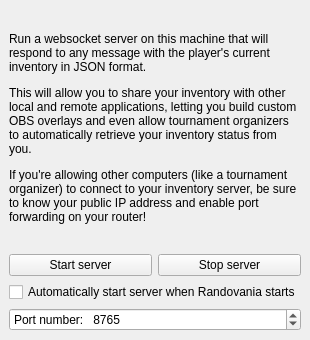
<?xml version="1.0" encoding="UTF-8"?>
<ui version="4.0">
 <class>InventoryServerWindow</class>
 <widget class="QMainWindow" name="InventoryServerWindow">
  <property name="geometry">
   <rect>
    <x>0</x>
    <y>0</y>
    <width>300</width>
    <height>340</height>
   </rect>
  </property>
  <property name="maximumSize">
   <size>
    <width>16777215</width>
    <height>16777215</height>
   </size>
  </property>
  <property name="windowTitle">
   <string>Inventory Server</string>
  </property>
  <widget class="QWidget">
   <property name="maximumSize">
    <size>
     <width>16777215</width>
     <height>16777215</height>
    </size>
   </property>
   <layout class="QGridLayout">
    <item row="0" column="0" colspan="2">
     <widget class="QLabel">
      <property name="text">
       <string>&lt;html&gt;&lt;head/&gt;&lt;body&gt;Run a websocket server on this machine that will respond to any message with the player's current inventory in JSON format.&lt;p&gt;This will allow you to share your inventory with other local and remote applications, letting you build custom OBS overlays and even allow tournament organizers to automatically retrieve your inventory status from you.&lt;p&gt;If you're allowing other computers (like a tournament organizer) to connect to your inventory server, be sure to know your public IP address and enable port forwarding on your router!&lt;/body&gt;&lt;/html&gt;</string>
      </property>
      <property name="wordWrap">
       <bool>true</bool>
      </property>
     </widget>
    </item>
    <item row="1" column="0">
     <widget class="QPushButton" name="inventory_server_start_button">
      <property name="text">
       <string>Start server</string>
      </property>
     </widget>
    </item>
    <item row="1" column="1">
     <widget class="QPushButton" name="inventory_server_stop_button">
      <property name="text">
       <string>Stop server</string>
      </property>
     </widget>
    </item>
    <item row="2" column="0" colspan="2">
     <widget class="QCheckBox" name="inventory_server_autostart">
      <property name="text">
       <string>Automatically start server when Randovania starts</string>
      </property>
      <property name="checked">
       <bool>false</bool>
      </property>
     </widget>
    </item>
    <item row="3" column="0" colspan="2">
     <widget class="QSpinBox" name="inventory_server_port">
      <property name="minimum">
       <number>0</number>
      </property>
      <property name="maximum">
       <number>65535</number>
      </property>
      <property name="prefix">
       <string>Port number:   </string>
      </property>
      <property name="value">
       <number>8765</number>
      </property>
     </widget>
    </item>
   </layout>
  </widget>
 </widget>
</ui>
